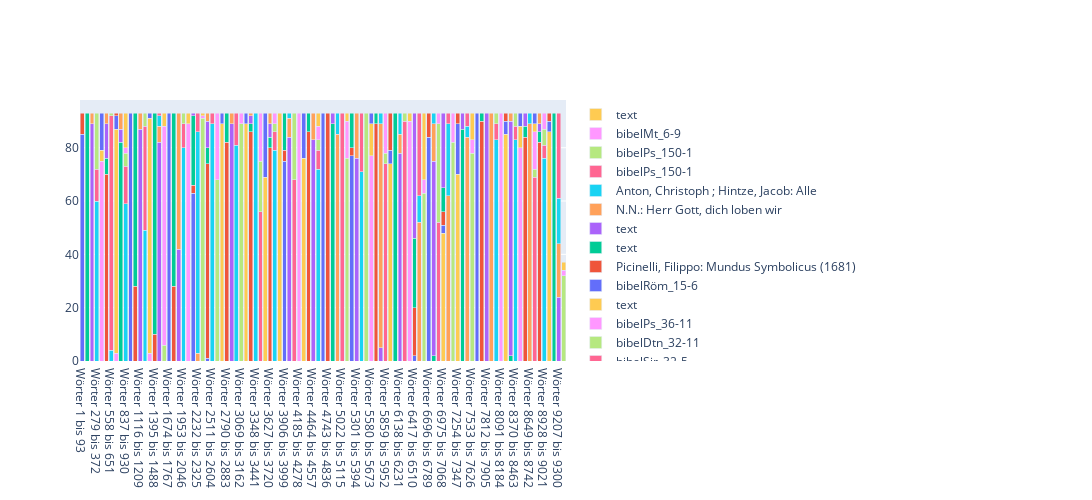

The cell this chart's notebook holds for it:
### Code cell
create_stacked_chart(oa.Sermon("E000052"))
